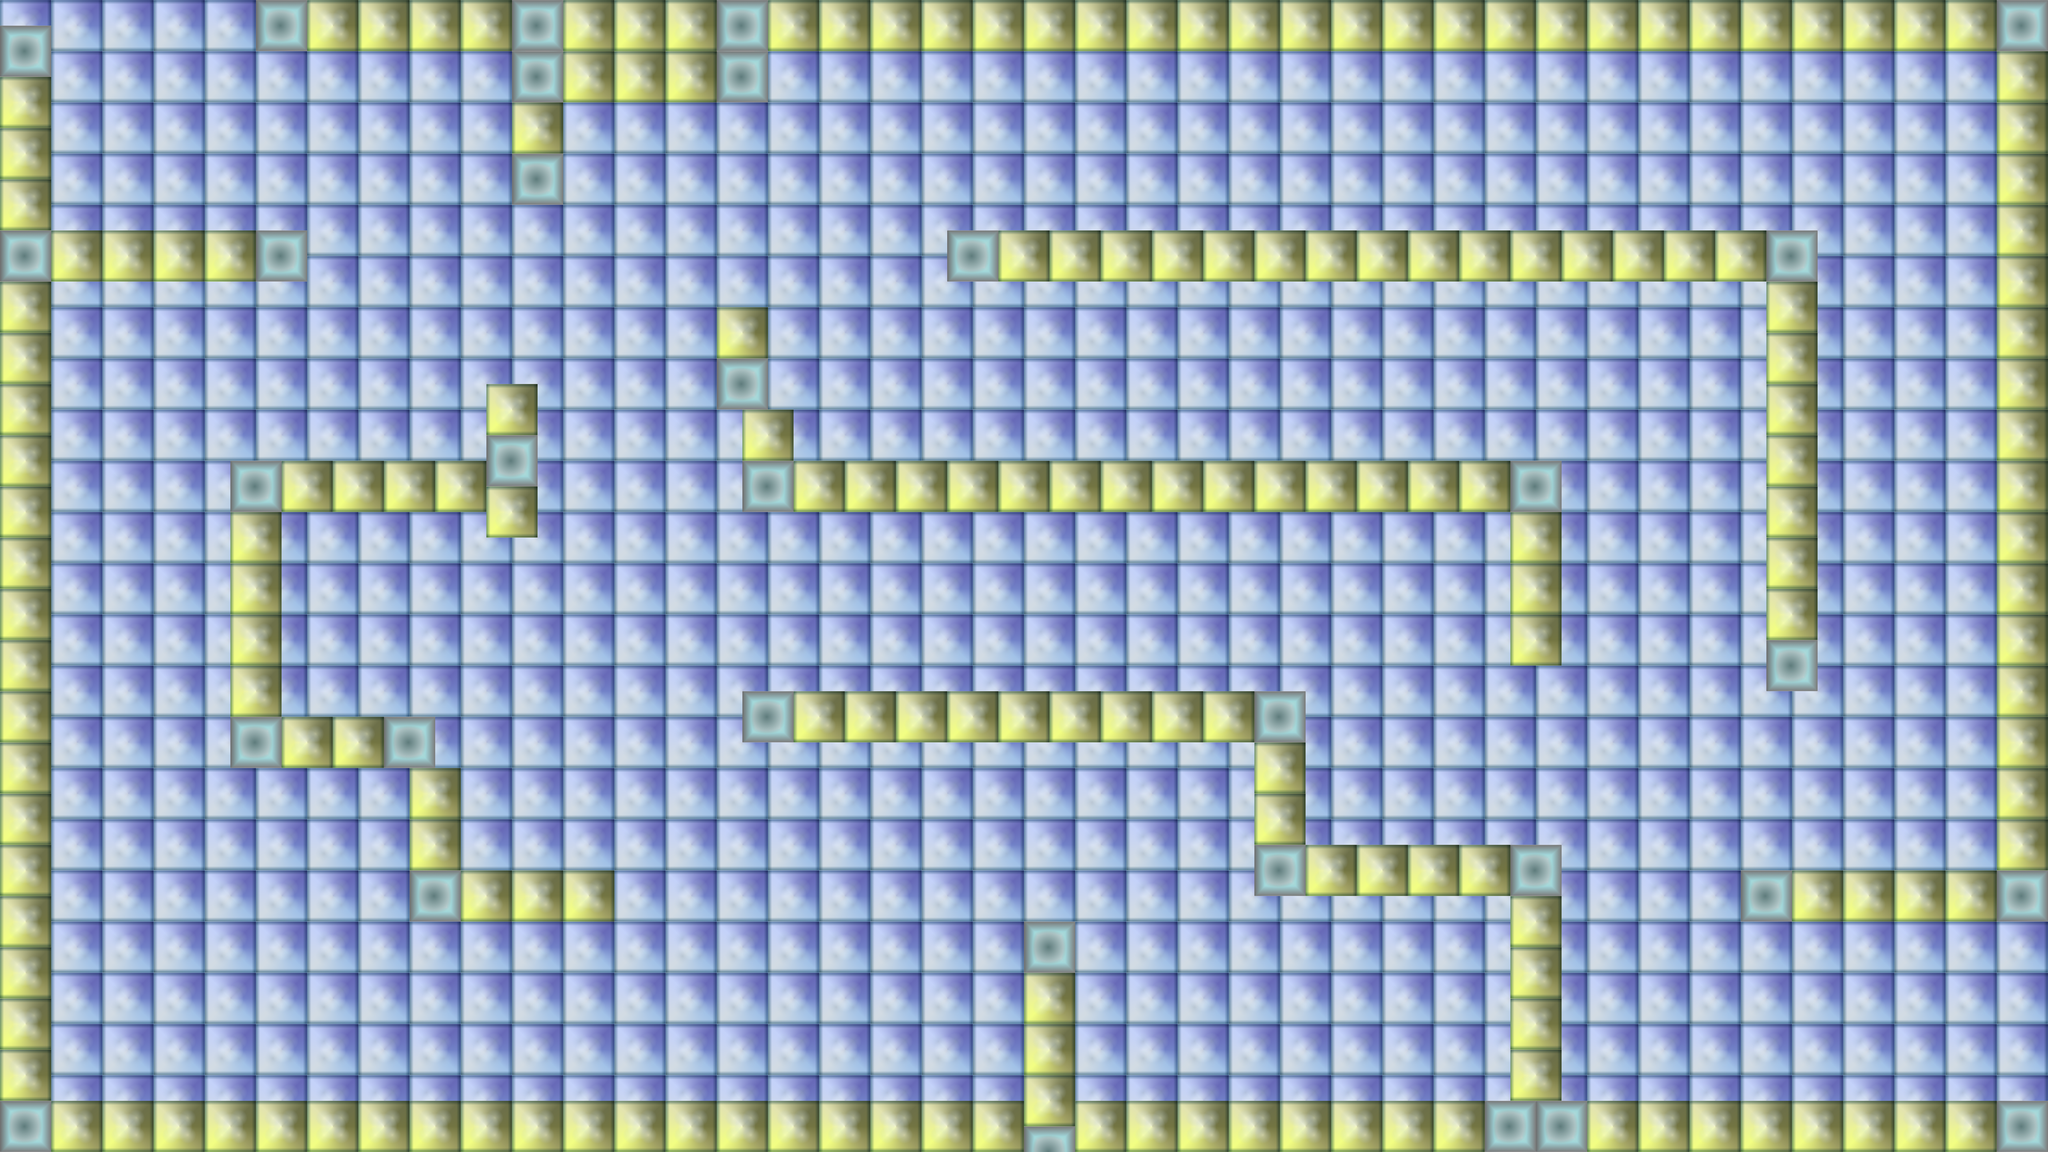

Tiled map render using the project's own tile images. Description and the map definition, with tile-layer contents summarised, below:
An orthogonal 80x45 tile map with 64x64 px tiles, 1 tile layer (background), 2 tilesets and 48 objects (dummy, newlevel).

<map version="1.0" orientation="orthogonal" renderorder="right-down" width="80" height="45" tilewidth="64" tileheight="64" nextobjectid="57">
 <tileset firstgid="1" name="lips" tilewidth="64" tileheight="64">
  <image source="lips.png" width="384" height="128" />
 </tileset>
 <tileset firstgid="13" name="test" tilewidth="64" tileheight="64">
  <image source="test.png" width="384" height="256" />
 </tileset>
 <layer name="background" width="80" height="45">
  <data>[3600 cells, 3600 non-empty, 12 distinct tile ids]</data>
 </layer>
 <objectgroup name="collisions">
  <object id="1" x="634.006" y="2.66454e-15" width="4484.15" height="126.801" />
  <object id="2" x="4991.35" y="3.37508e-14" width="127.979" height="2305.48" />
  <object id="3" x="1276.79" y="112.257" width="645.533" height="144.092" />
  <object id="5" x="1277.33" y="3.28608" width="132.565" height="507.205" />
  <object id="6" x="2369.61" y="572.842" width="2168.81" height="126.227" />
  <object id="7" x="4415.59" y="571.925" width="124.062" height="1158.33" />
  <object id="8" x="1.06654" y="64.3974" width="122.662" height="2821.22" />
  <object id="9" x="-3.06654" y="573.444" width="763.569" height="131.861" />
  <object id="10" x="579.577" y="1153.02" width="643.974" height="125.728" />
  <object id="11" x="1217.42" y="959.828" width="125.728" height="383.318" />
  <object id="12" x="576.51" y="1153.02" width="122.662" height="763.569" />
  <object id="13" x="576.51" y="1793.93" width="505.98" height="122.662" />
  <object id="14" x="1021.16" y="1916.66" width="129.325" height="386.385" />
  <object id="15" x="1021.67" y="2177.55" width="515.502" height="125.14" />
  <object id="16" x="1790.52" y="767.367" width="126.548" height="257.135" />
  <object id="17" x="1853.8" y="1024.5" width="126.548" height="254.443" />
  <object id="18" x="1853.43" y="1151.76" width="2045.79" height="127.056" />
  <object id="19" x="3776.34" y="1197" width="123.128" height="467.124" />
  <object id="20" x="4351.33" y="2176.9" width="768.912" height="127.944" />
  <object id="21" x="1854.4" y="1725.27" width="1403.85" height="129.121" />
  <object id="22" x="3134.87" y="1725.27" width="125.124" height="511.236" />
  <object id="23" x="3136.25" y="2112.5" width="765" height="125" />
  <object id="24" x="3775" y="2112.5" width="127.5" height="638.75" />
  <object id="25" x="2558.67" y="2303.37" width="128.175" height="578.284" />
  <object id="27" x="-1.88566" y="2753.67" width="5120.38" height="124.547" />
  <object id="46" name="dummy" x="4958.76" y="2314.41" width="150.412" height="446.385" />
  <object id="47" name="newlevel" x="106.744" y="4.85201" width="553.13" height="140.708" />
 </objectgroup>
 <objectgroup name="cannon">
  <object id="41" x="3963.07" y="1718.41" width="200" height="200" />
  <object id="42" x="1530.28" y="1402.98" width="200" height="200" />
  <object id="43" x="2156.19" y="656.914" width="200" height="200" />
  <object id="45" x="1040.22" y="686.026" width="200" height="200" />
 </objectgroup>
 <objectgroup name="tongue">
  <object id="32" x="2269.61" y="167.555" width="205.636" height="205.636">
   <ellipse />
  </object>
  <object id="33" x="1439.82" y="796.912" width="220" height="220">
   <ellipse />
  </object>
  <object id="35" x="242.838" y="1129.86" width="220" height="220">
   <ellipse />
  </object>
  <object id="36" x="3104.01" y="1321.84" width="220" height="220">
   <ellipse />
  </object>
  <object id="37" x="4452.07" y="217.494" width="220" height="220">
   <ellipse />
  </object>
  <object id="38" x="979.109" y="1436.08" width="220" height="220">
   <ellipse />
  </object>
  <object id="39" x="785.383" y="2399.49" width="220" height="220">
   <ellipse />
  </object>
  <object id="52" x="2688.41" y="765.332" width="220" height="220">
   <ellipse />
  </object>
  <object id="53" x="2018.65" y="2031.91" width="220" height="220">
   <ellipse />
  </object>
  <object id="54" x="1952.33" y="1362.15" width="220" height="220">
   <ellipse />
  </object>
  <object id="55" x="1587.61" y="2409.89" width="220" height="220">
   <ellipse />
  </object>
  <object id="56" x="3451.01" y="261.353" width="220" height="220">
   <ellipse />
  </object>
 </objectgroup>
 <objectgroup name="hero">
  <object id="40" x="4752.48" y="2452.4" width="170" height="170" />
 </objectgroup>
 <objectgroup name="health">
  <object id="48" x="4217.79" y="725.971" width="160" height="160">
   <ellipse />
  </object>
  <object id="49" x="3038.91" y="132.27" width="160" height="160">
   <ellipse />
  </object>
  <object id="50" x="3573.85" y="1286.05" width="160" height="160">
   <ellipse />
  </object>
  <object id="51" x="138.833" y="2552.63" width="160" height="160">
   <ellipse />
  </object>
 </objectgroup>
</map>